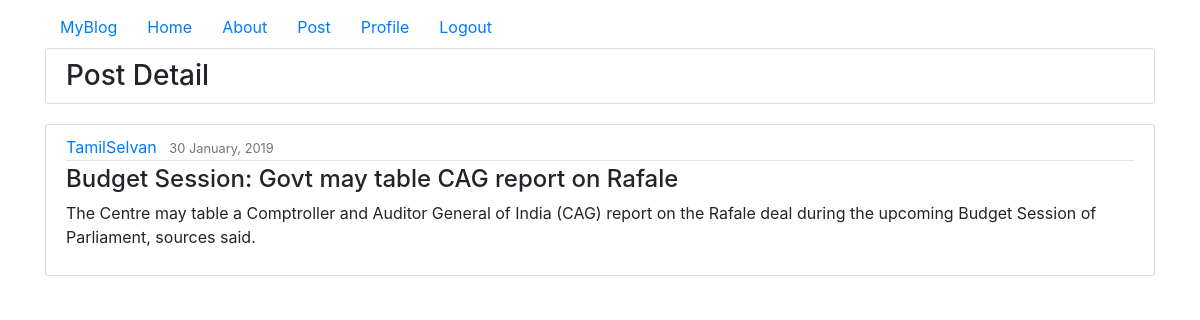
The page /post/11 (signed in) on the database its author committed.
### myblog/models.py (models this page shows, shortened)
class Post(models.Model):
    title = models.CharField(max_length=100)
    content = models.TextField()
    posted_date = models.DateTimeField(default=timezone.now)
    author = models.ForeignKey(User, on_delete=models.CASCADE)
    class Meta:
        ordering = ['-posted_date']

### myblog/views.py (the view)
# urls.py: path('post/<int:pk>', PostDetailView.as_view(), name='post-detail'),
class PostDetailView(LoginRequiredMixin, DetailView):
    model = Post

### myblog/templates/myblog/post_detail.html (shortened to what this page needs)
{% extends "myblog/base.html" %}
{% block content %}
<h3 class="content-section">Post Detail</h3>
<article class="media content-section">
    <div class="media-body">
        <div class="article-metadata ">
            <a class="mr-2" href="#">{{object.author.username}} </a>
            <small class="text-muted">{{object.posted_date |date:"d F, Y"}}</small>
        </div>
        <h4 class="article-content">{{object.title}}</h4>
        <p class="article-content"> {{object.content}}</p>
    </div>
</article>
{% endblock %}

### myblog/static/myblog/main.css (style rules this page uses)
body { background: #fafafa; color: #333333; margin-top: 5rem; }
h1, h2, h3, h4, h5, h6 { color: #444444; }
.content-section { background: #ffffff; padding: 10px 20px; border: 1px solid #dddddd; border-radius: 3px; margin-bottom: 20px; }
.article-content { white-space: pre-line; }
.article-metadata { padding-bottom: 1px; margin-bottom: 4px; border-bottom: 1px solid #e3e3e3 }

### rows shown on the page
Post: author.username "TamilSelvan", posted_date "30 January, 2019", title "Budget Session: Govt may table CAG report on Rafale", content "The Centre may table a Comptroller and Auditor General of India (CAG) report on the Rafale deal during the upcoming Budget Session of Parliament, sources said."
